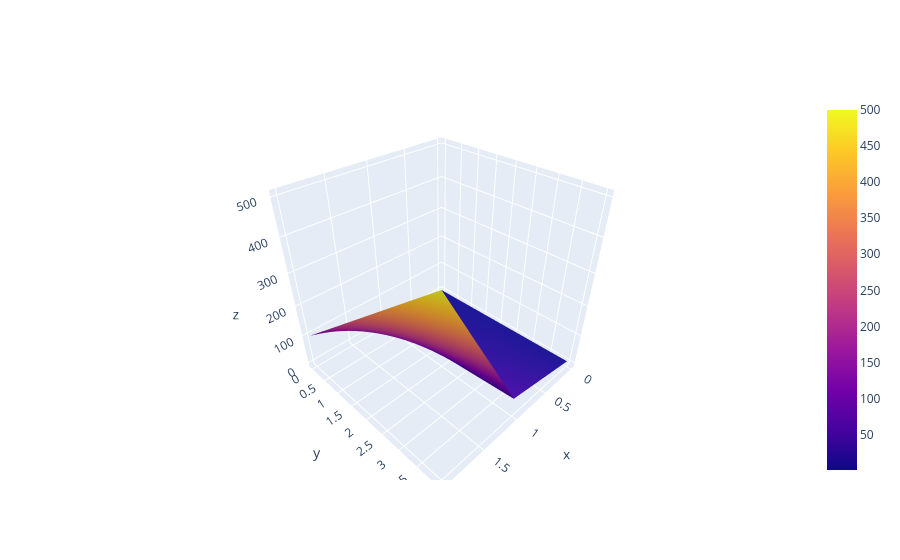

Notebook cell for this chart:
### Code cell
import plotly.graph_objects as go

go.Figure(data=[go.Surface(z=df3.values)])

### Figure 1 — Plotly figure (JSON) as saved in the notebook; plotly's stock layout.template omitted (floating-point values rounded to 4 significant figures)
{"data": [{"type": "surface", "z": [[1, 10, 100], [2, 20, 200], [3, 30, 300], [4, 40, 400], [5, 50, 500]]}], "layout": {}}
